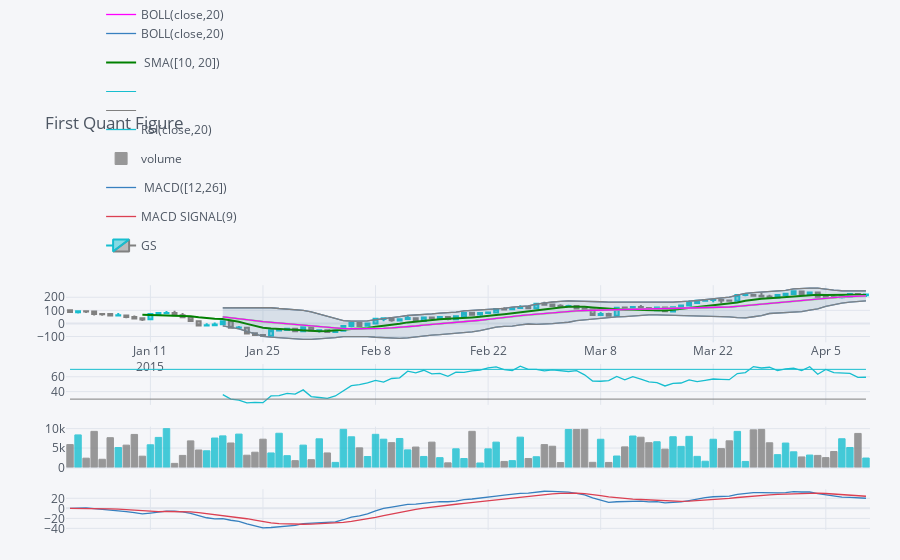

Notebook code cell kept with this figure:
### Code cell
qf.add_sma([10,20],width=2,color=['green','lightgreen'],legendgroup=True)
qf.add_rsi(periods=20,color='java')
qf.add_bollinger_bands(periods=20,boll_std=2,colors=['magenta','grey'],fill=True)
qf.add_volume()
qf.add_macd()
qf.iplot()
